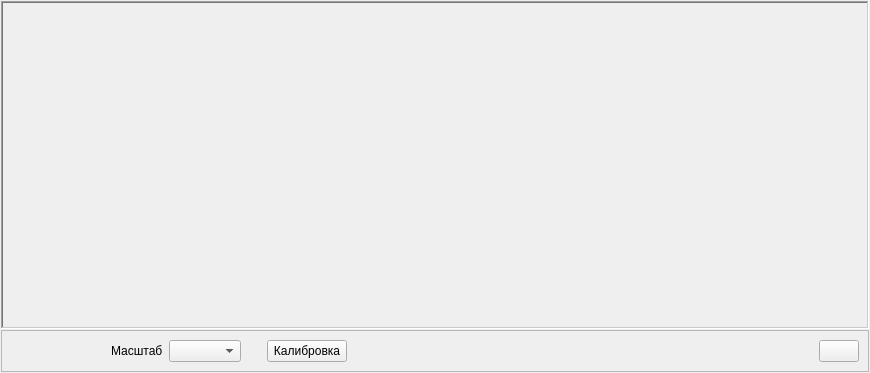
<?xml version="1.0" encoding="UTF-8"?>
<ui version="4.0">
 <class>BreathWidget</class>
 <widget class="QWidget" name="BreathWidget">
  <property name="geometry">
   <rect>
    <x>0</x>
    <y>0</y>
    <width>870</width>
    <height>373</height>
   </rect>
  </property>
  <property name="windowTitle">
   <string>Form</string>
  </property>
  <layout class="QVBoxLayout" name="verticalLayout">
   <property name="spacing">
    <number>1</number>
   </property>
   <property name="leftMargin">
    <number>1</number>
   </property>
   <property name="topMargin">
    <number>1</number>
   </property>
   <property name="rightMargin">
    <number>1</number>
   </property>
   <property name="bottomMargin">
    <number>1</number>
   </property>
   <item>
    <widget class="QFrame" name="frBreath">
     <property name="frameShape">
      <enum>QFrame::WinPanel</enum>
     </property>
     <property name="frameShadow">
      <enum>QFrame::Sunken</enum>
     </property>
     <layout class="QVBoxLayout" name="verticalLayout_2">
      <property name="leftMargin">
       <number>1</number>
      </property>
      <property name="topMargin">
       <number>1</number>
      </property>
      <property name="rightMargin">
       <number>1</number>
      </property>
      <property name="bottomMargin">
       <number>1</number>
      </property>
      <item>
       <widget class="Oscilloscope" name="wgtBreathOscill" native="true"/>
      </item>
     </layout>
    </widget>
   </item>
   <item>
    <widget class="QFrame" name="frControl">
     <property name="sizePolicy">
      <sizepolicy hsizetype="Preferred" vsizetype="Fixed">
       <horstretch>0</horstretch>
       <verstretch>0</verstretch>
      </sizepolicy>
     </property>
     <property name="frameShape">
      <enum>QFrame::StyledPanel</enum>
     </property>
     <property name="frameShadow">
      <enum>QFrame::Raised</enum>
     </property>
     <layout class="QHBoxLayout" name="horizontalLayout">
      <item>
       <spacer name="horizontalSpacer">
        <property name="orientation">
         <enum>Qt::Horizontal</enum>
        </property>
        <property name="sizeType">
         <enum>QSizePolicy::Fixed</enum>
        </property>
        <property name="sizeHint" stdset="0">
         <size>
          <width>100</width>
          <height>20</height>
         </size>
        </property>
       </spacer>
      </item>
      <item>
       <widget class="QLabel" name="lblScale">
        <property name="text">
         <string>Масштаб</string>
        </property>
       </widget>
      </item>
      <item>
       <widget class="QComboBox" name="cbScale"/>
      </item>
      <item>
       <spacer name="horizontalSpacer_3">
        <property name="orientation">
         <enum>Qt::Horizontal</enum>
        </property>
        <property name="sizeType">
         <enum>QSizePolicy::Fixed</enum>
        </property>
        <property name="sizeHint" stdset="0">
         <size>
          <width>20</width>
          <height>20</height>
         </size>
        </property>
       </spacer>
      </item>
      <item>
       <widget class="QPushButton" name="btnCalibrate">
        <property name="text">
         <string>Калибровка</string>
        </property>
       </widget>
      </item>
      <item>
       <spacer name="horizontalSpacer_2">
        <property name="orientation">
         <enum>Qt::Horizontal</enum>
        </property>
        <property name="sizeHint" stdset="0">
         <size>
          <width>460</width>
          <height>20</height>
         </size>
        </property>
       </spacer>
      </item>
      <item>
       <widget class="QPushButton" name="btnRecord">
        <property name="text">
         <string/>
        </property>
        <property name="icon">
         <iconset resource="../../../kernel.qrc">
          <normaloff>:/images/SaveOK.png</normaloff>:/images/SaveOK.png</iconset>
        </property>
        <property name="iconSize">
         <size>
          <width>22</width>
          <height>22</height>
         </size>
        </property>
        <property name="checkable">
         <bool>true</bool>
        </property>
       </widget>
      </item>
     </layout>
    </widget>
   </item>
  </layout>
 </widget>
 <customwidgets>
  <customwidget>
   <class>Oscilloscope</class>
   <extends>QWidget</extends>
   <header location="global">oscilloscope.h</header>
   <container>1</container>
  </customwidget>
 </customwidgets>
 <resources>
  <include location="../../../kernel.qrc"/>
 </resources>
 <connections>
  <connection>
   <sender>cbScale</sender>
   <signal>currentIndexChanged(int)</signal>
   <receiver>BreathWidget</receiver>
   <slot>on_scaleChange(int)</slot>
   <hints>
    <hint type="sourcelabel">
     <x>182</x>
     <y>340</y>
    </hint>
    <hint type="destinationlabel">
     <x>872</x>
     <y>196</y>
    </hint>
   </hints>
  </connection>
  <connection>
   <sender>btnCalibrate</sender>
   <signal>clicked()</signal>
   <receiver>BreathWidget</receiver>
   <slot>on_calibrate()</slot>
   <hints>
    <hint type="sourcelabel">
     <x>285</x>
     <y>348</y>
    </hint>
    <hint type="destinationlabel">
     <x>872</x>
     <y>261</y>
    </hint>
   </hints>
  </connection>
  <connection>
   <sender>btnRecord</sender>
   <signal>clicked(bool)</signal>
   <receiver>BreathWidget</receiver>
   <slot>on_recChange(bool)</slot>
   <hints>
    <hint type="sourcelabel">
     <x>837</x>
     <y>345</y>
    </hint>
    <hint type="destinationlabel">
     <x>871</x>
     <y>326</y>
    </hint>
   </hints>
  </connection>
 </connections>
 <slots>
  <slot>on_scaleChange(int)</slot>
  <slot>on_calibrate()</slot>
  <slot>on_recChange(bool)</slot>
 </slots>
</ui>
